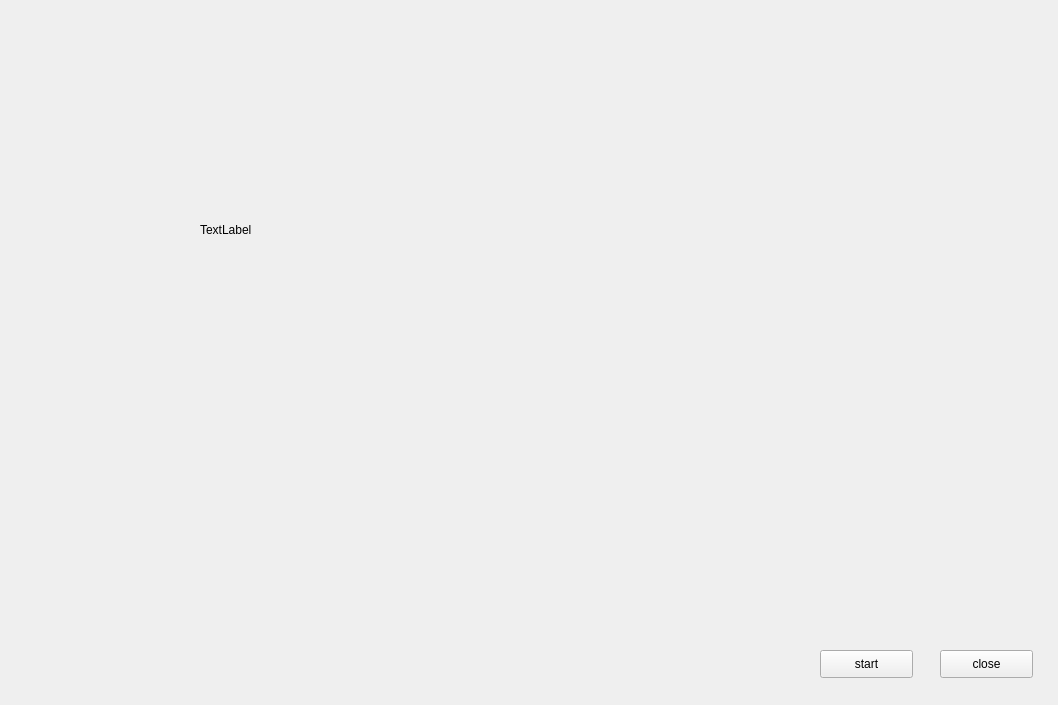
<?xml version="1.0" encoding="UTF-8"?>
<ui version="4.0">
 <class>Widget</class>
 <widget class="QWidget" name="Widget">
  <property name="geometry">
   <rect>
    <x>0</x>
    <y>0</y>
    <width>1058</width>
    <height>705</height>
   </rect>
  </property>
  <property name="windowTitle">
   <string>Widget</string>
  </property>
  <widget class="QLabel" name="label">
   <property name="geometry">
    <rect>
     <x>200</x>
     <y>50</y>
     <width>640</width>
     <height>360</height>
    </rect>
   </property>
   <property name="text">
    <string>TextLabel</string>
   </property>
  </widget>
  <widget class="QPushButton" name="in1">
   <property name="geometry">
    <rect>
     <x>820</x>
     <y>650</y>
     <width>93</width>
     <height>28</height>
    </rect>
   </property>
   <property name="text">
    <string>start</string>
   </property>
  </widget>
  <widget class="QPushButton" name="in2">
   <property name="geometry">
    <rect>
     <x>940</x>
     <y>650</y>
     <width>93</width>
     <height>28</height>
    </rect>
   </property>
   <property name="text">
    <string>close</string>
   </property>
  </widget>
 </widget>
 <layoutdefault spacing="6" margin="11"/>
 <resources/>
 <connections/>
</ui>
